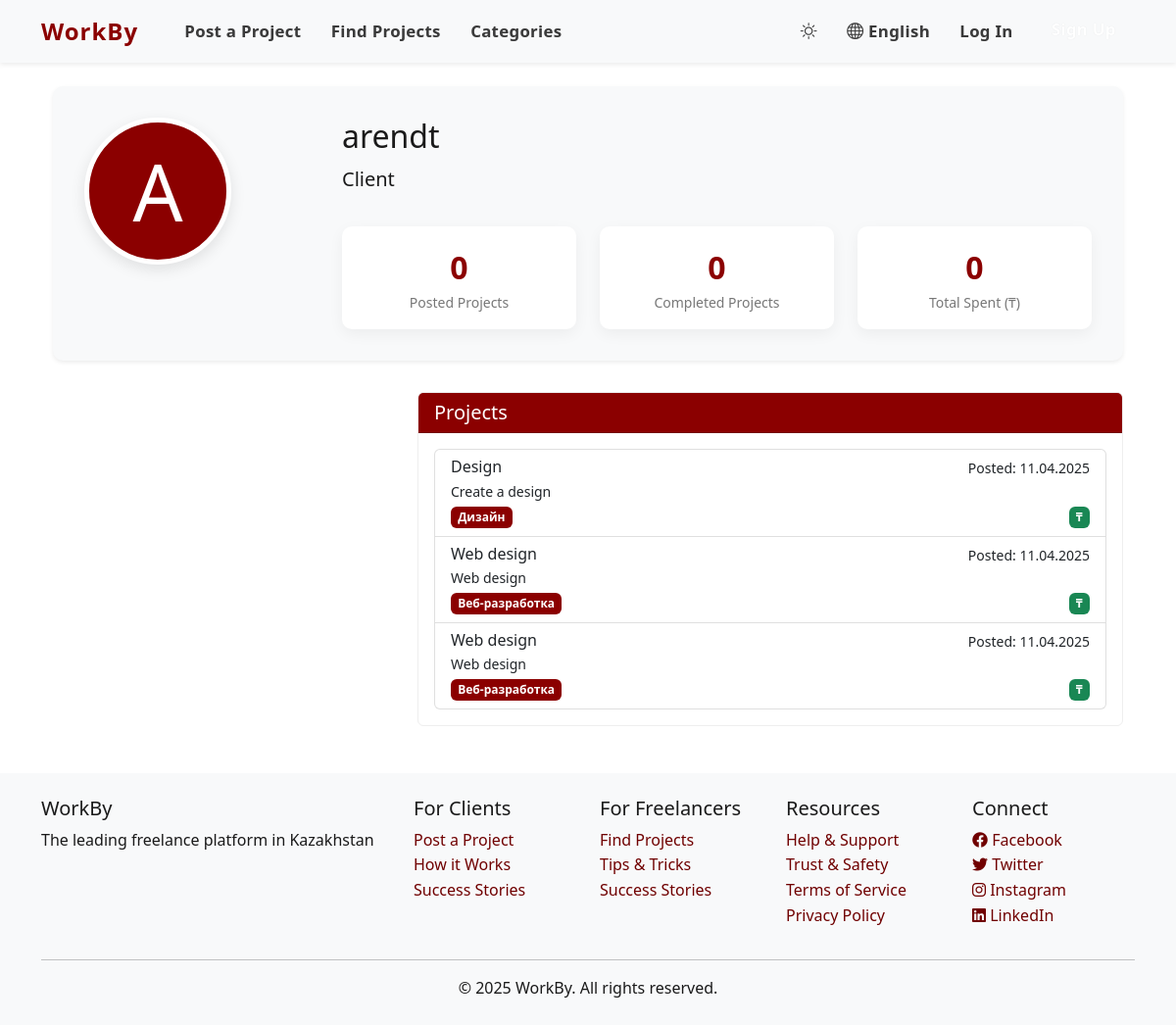
The page /accounts/client/arendt/ on the database its author committed.
### accounts/models.py (models this page shows, shortened)
class User(AbstractUser):
    USER_TYPE_CHOICES = (
        ('client', _('Client')),
        ('freelancer', _('Freelancer')),
    )
    LANGUAGE_CHOICES = (
        ('en', _('English')),
        ('ru', _('Russian')),
        ('kk', _('Kazakh')),
    )
    user_type = models.CharField(_('User Type'), max_length=10, choices=USER_TYPE_CHOICES, default='client')
    bio = models.TextField(_('Biography'), blank=True)
    avatar = models.ImageField(_('Avatar'), upload_to='avatars/', blank=True, null=True)
    phone_number = models.CharField(_('Phone Number'), max_length=15, blank=True)
    preferred_language = models.CharField(_('Preferred Language'), max_length=2, choices=LANGUAGE_CHOICES, default='en')
    dark_mode = models.BooleanField(_('Dark Mode'), default=False)
    skills = models.TextField(_('Skills'), blank=True)
    hourly_rate = models.DecimalField(_('Hourly Rate'), max_digits=10, decimal_places=2, null=True, blank=True)
    company_name = models.CharField(_('Company Name'), max_length=100, blank=True)
    def get_full_name(self):
        if self.first_name or self.last_name:
            return f"{self.first_name} {self.last_name}".strip()
        return self.username

### jobs/models.py (models this page shows, shortened)
class Project(models.Model):
    STATUS_CHOICES = (
        ('draft', _('Draft')),
        ('open', _('Open')),
        ('in_progress', _('In Progress')),
        ('completed', _('Completed')),
        ('cancelled', _('Cancelled')),
    )
    BUDGET_TYPE_CHOICES = (
        ('fixed', _('Fixed Price')),
        ('hourly', _('Hourly Rate')),
    )
    title = models.CharField(_('Title'), max_length=200)
    description = models.TextField(_('Description'))
    client = models.ForeignKey(
        settings.AUTH_USER_MODEL,
        on_delete=models.CASCADE,
        related_name='client_projects'
    )
    category = models.ForeignKey(
        Category,
        on_delete=models.CASCADE,
        related_name='projects'
    )
    tags = models.ManyToManyField(
        Tag,
        blank=True,
        related_name='projects'
    )
    budget_type = models.CharField(
        _('Budget Type'),
        max_length=10,
        choices=BUDGET_TYPE_CHOICES
    )
    budget_min = models.DecimalField(
        _('Minimum Budget'),
        max_digits=10,
        decimal_places=2
    )
    budget_max = models.DecimalField(
        _('Maximum Budget'),
        max_digits=10,
        decimal_places=2
    )
    deadline = models.DateTimeField(_('Deadline'), null=True, blank=True)
    status = models.CharField(
        _('Status'),
        max_length=20,
        choices=STATUS_CHOICES,
        default='draft'
    )
    created_at = models.DateTimeField(_('Created At'), auto_now_add=True)
    updated_at = models.DateTimeField(_('Updated At'), auto_now=True)
    location_required = models.CharField(_('Location Required'), max_length=100, blank=True)
    is_remote = models.BooleanField(_('Remote Job'), default=True)
    experience_required = models.CharField(_('Experience Required'), max_length=100, blank=True)
    is_private = models.BooleanField(_('Private Project'), default=False, help_text=_('Private projects are only visible to invited freelancers'))
    class Meta:
        verbose_name = _('Project')
        verbose_name_plural = _('Projects')
        ordering = ['-created_at']

class Category(models.Model):
    name = models.CharField(_('Name'), max_length=100)
    slug = models.SlugField(_('Slug'), max_length=100, unique=True)
    description = models.TextField(_('Description'), blank=True)
    class Meta:
        verbose_name = _('Category')
        verbose_name_plural = _('Categories')
        ordering = ['name']

### accounts/views.py (the view)
# urls.py: path('client/<str:username>/', views.client_detail_view, name='client_detail'),
def client_detail_view(request, username):
    client = get_object_or_404(User, username=username, user_type='client')
    profile = ClientProfile.objects.get(user=client)
    recent_projects = Project.objects.filter(client=client, is_private=False).order_by('-created_at')[:5]
    context = {
        'client': client,
        'profile': profile,
        'recent_projects': recent_projects,
    }
    return render(request, 'accounts/client_detail.html', context)

### templates/accounts/client_detail.html (shortened to what this page needs)
{% extends 'base.html' %}
{% load i18n %}
{% load static %}
{% block content %}
<div class="container">
    <div class="profile-header shadow-sm">
        <div class="row">
            <div class="col-md-3 text-center">
                {% if client.avatar %}
                    <img src="{{ client.avatar.url }}" alt="{{ client.username }}" class="profile-avatar">
                {% else %}
                    <div class="profile-avatar d-flex align-items-center justify-content-center bg-primary text-white">
                        <span style="font-size: 80px;">{{ client.username.0|upper }}</span>
                    </div>
                {% endif %}
            </div>
            <div class="col-md-9">
                <div class="d-flex justify-content-between align-items-start">
                    <div>
                        <h2>{{ client.get_full_name|default:client.username }}</h2>
                        <p class="lead">
                            {% if client.company_name %}
                                {{ client.company_name }}
                            {% else %}
                                {% trans "Client" %}
                            {% endif %}
                        </p>
                    </div>
                </div>
                <div class="row mt-3">
                    <div class="col-md-4">
                        <div class="stat-item">
                            <div class="count">{{ profile.projects_count|default:0 }}</div>
                            <div class="stat-label">{% trans "Posted Projects" %}</div>
                        </div>
                    </div>
                    <div class="col-md-4">
                        <div class="stat-item">
                            <div class="count">{{ profile.completed_projects_count|default:0 }}</div>
                            <div class="stat-label">{% trans "Completed Projects" %}</div>
                        </div>
                    </div>
                    <div class="col-md-4">
                        <div class="stat-item">
                            <div class="count">{{ profile.total_spent|default:0|floatformat:0 }}</div>
                            <div class="stat-label">{% trans "Total Spent (₸)" %}</div>
                        </div>
                    </div>
                </div>
            </div>
        </div>
    </div>
    <div class="row">
        <div class="col-md-4">
        </div>
        <div class="col-md-8">
            <div class="card mb-4">
                <div class="card-header bg-primary text-white">
                    <h5 class="mb-0">{% trans "Projects" %}</h5>
                </div>
                <div class="card-body">
                    {% if recent_projects %}
                        <div class="list-group">
                            {% for project in recent_projects %}
                                <a href="{% url 'jobs:project_detail' project.id %}" class="list-group-item list-group-item-action">
                                    <div class="d-flex w-100 justify-content-between">
                                        <h6 class="mb-1">{{ project.title }}</h6>
                                        <small>{% trans "Posted" %}: {{ project.created_at|date:"d.m.Y" }}</small>
                                    </div>
                                    <p class="mb-1 small">{{ project.description|truncatewords:20 }}</p>
                                    <div class="d-flex justify-content-between align-items-center">
                                        <span class="badge bg-primary">{{ project.category.name }}</span>
                                        <span class="badge bg-success">{{ project.budget|floatformat:0 }} ₸</span>
                                    </div>
                                </a>
                            {% endfor %}
                        </div>
                    {% else %}
                        <p class="text-center py-4">{% trans "No public projects available." %}</p>
                    {% endif %}
                </div>
            </div>
        </div>
    </div>
</div>
{% endblock %}

### static/css/style.css (style rules this page uses)
:root { --primary-color: #8B0000; --secondary-color: #6c757d; --background-color: #FFFFFF; --text-color: #1A1A1A; --danger-color: #dc3545; --warning-color: #ffc107; --info-color: #17a2b8; --success-color: #28a745; }
body { font-family: 'Segoe UI', Tahoma, Geneva, Verdana, sans-serif; line-height: 1.6; color: var(--text-color); background-color: var(--background-color); min-height: 100vh; display: flex; flex-direction: column; }
.profile-header { padding: 30px; border-radius: 8px; margin-bottom: 30px; background-color: #fff; }
.profile-avatar { width: 160px; height: 160px; object-fit: cover; border-radius: 50%; margin-bottom: 15px; display: flex; align-items: center; justify-content: center; background-color: var(--primary-color); color: white; font-size: 64px; }
.stat-item { text-align: center; padding: 15px; border-radius: 8px; background-color: rgba(52, 152, 219, 0.1); }
.stat-item .count { font-size: 24px; font-weight: 700; color: var(--primary-color); }
.stat-item .stat-label { color: #777; font-size: 14px; }
.profile-header { background-color: #f8f9fa; border-radius: 10px; padding: 2rem; margin-bottom: 2rem; }
.profile-avatar { width: 150px; height: 150px; object-fit: cover; border-radius: 50%; border: 5px solid #fff; box-shadow: 0 5px 15px rgba(0, 0, 0, 0.1); }
.stat-item { background-color: #fff; border-radius: 10px; padding: 1rem; text-align: center; box-shadow: 0 5px 15px rgba(0, 0, 0, 0.05); }
.stat-item .count { font-size: 2rem; font-weight: bold; color: var(--primary-color); }
body { display: flex; flex-direction: column; min-height: 100vh; }
.card { transition: all 0.3s ease; border-color: #eee; }
.card-header { font-weight: 600; }
.badge { font-weight: 600; padding: 0.4em 0.6em; }
a { color: #700000; text-decoration: none; transition: color 0.3s ease, transform 0.2s ease; }
.bg-primary { background-color: var(--primary-color) !important; }
.card-header.bg-primary { background-color: var(--primary-color) !important; }
.bg-danger, .bg-primary { background-color: var(--primary-color) !important; }

### rows shown on the page
User: username.0 "A", get_full_name "arendt"
Project: title "Design", created_at "11.04.2025", description "Create a design", category.name "Дизайн"
Project: title "Web design", created_at "11.04.2025", description "Web design", category.name "Веб-разработка"
Project: title "Web design", created_at "11.04.2025", description "Web design", category.name "Веб-разработка"

### other values the page prints
{{ current_lang.name_local }} "English"
{{ profile.projects_count|default:0 }} "0"
{{ profile.completed_projects_count|default:0 }} "0"
{{ profile.total_spent|default:0|floatformat:0 }} "0"
